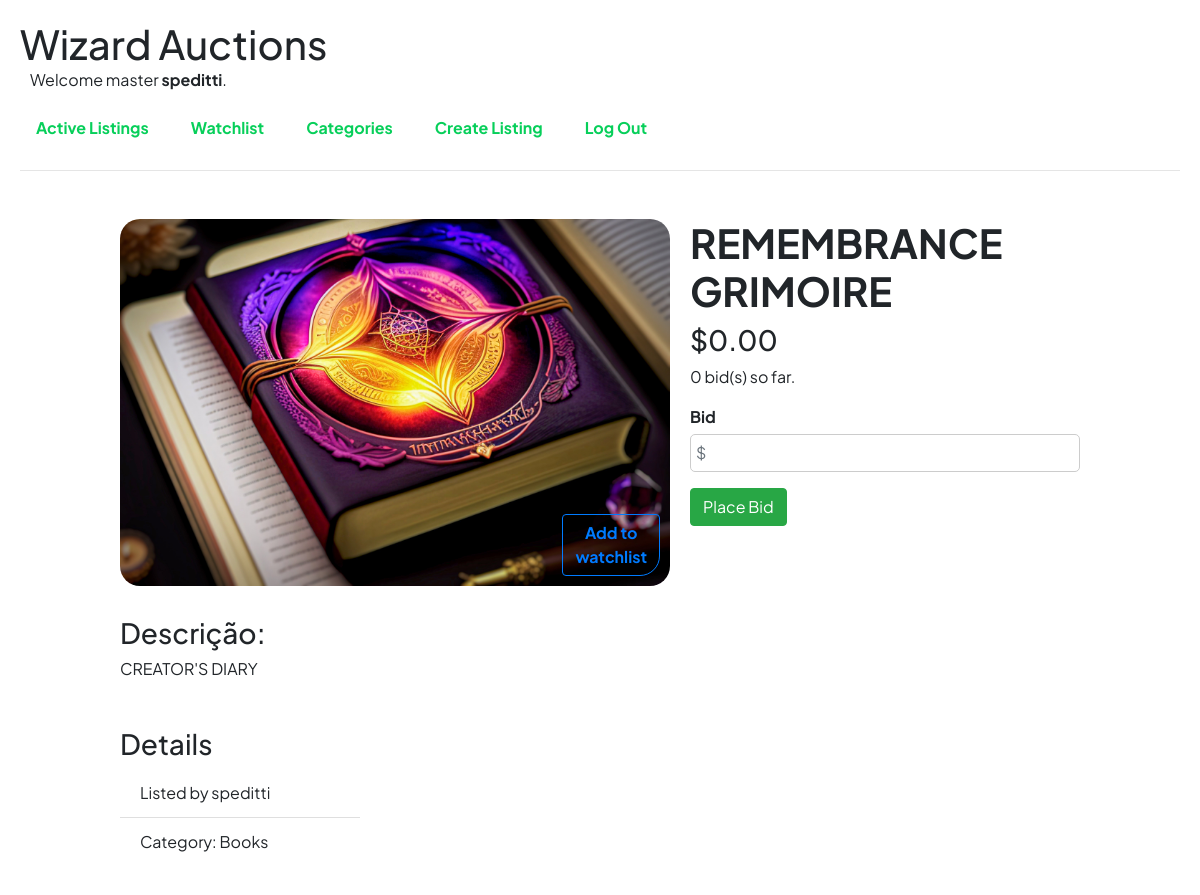
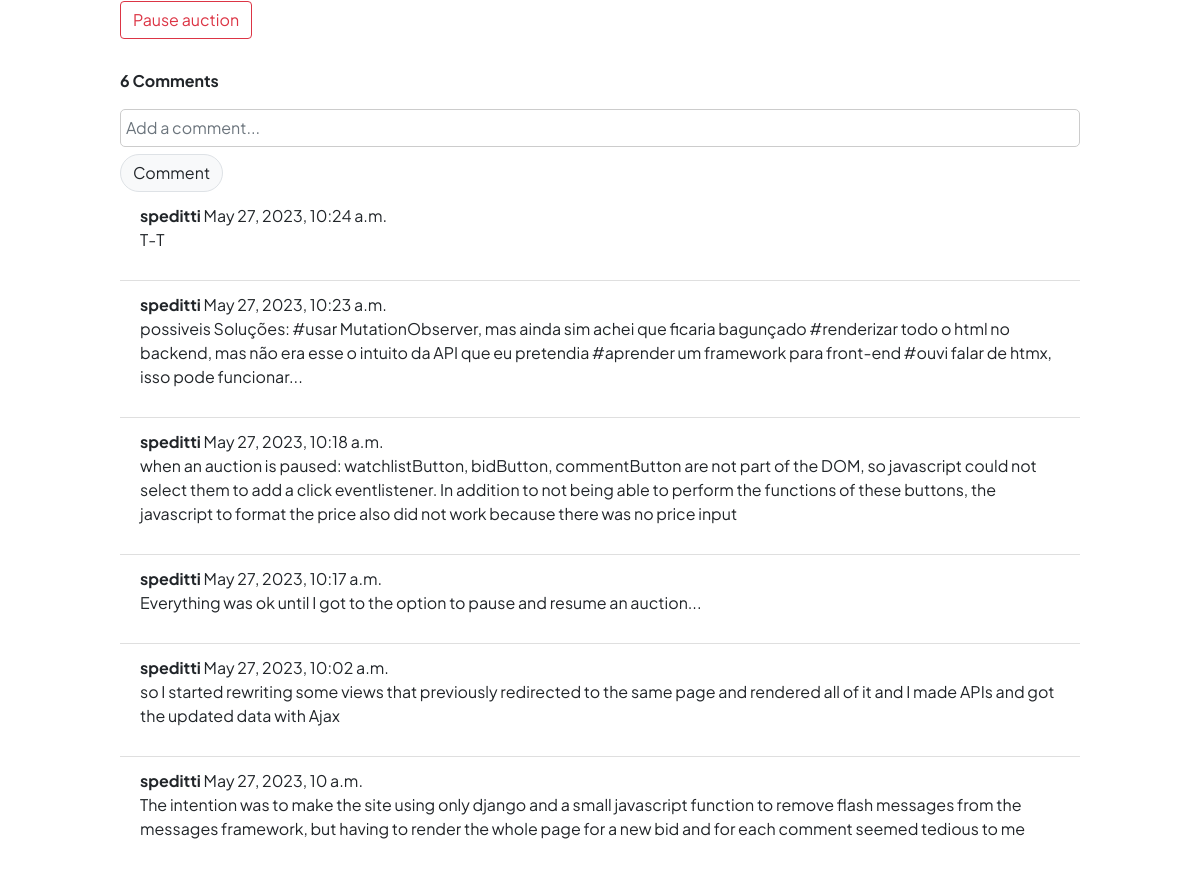
Page /listing_page/1 (signed in) on the committed database (2 pictures, top to bottom).
### auctions/models.py (models this page shows, shortened)
class User(AbstractUser):
    pass

class Listing(models.Model):
    title = models.CharField(max_length=30)
    date = models.DateTimeField(auto_now_add=True)
    author = models.ForeignKey('User', on_delete=models.CASCADE, related_name='author_listings')
    description = models.TextField(blank=True)
    picture = models.ImageField(blank=True, null=True)
    category = models.ForeignKey('Category', on_delete=models.CASCADE, related_name='listings', blank=True, null=True)
    active = models.BooleanField(default=True)
    def __str__(self) -> str:
        return f"{self.title}"

class Category(models.Model):
    name = models.CharField(max_length=30, unique=True)
    def __str__(self) -> str:
        return f"{self.name}"

class Comments(models.Model):
    text = models.TextField()
    user = models.ForeignKey('User', on_delete=models.CASCADE, related_name='comments')
    listing = models.ForeignKey('Listing', on_delete=models.CASCADE, related_name='comments')
    date = models.DateTimeField(auto_now_add=True)
    def __str__(self) -> str:
        return f"{self.text}"

### auctions/views.py (the view)
# urls.py: path("listing_page/<int:listing_id>", views.listing_page, name="listing_page"),
def listing_page(request, listing_id):
    listing = get_object_or_404(Listing, pk=listing_id)
    try:
        watchlist = Watchlist.objects.get(listing=listing, user=request.user)
    except (ObjectDoesNotExist, TypeError):
        watchlist = False
    return render(request, "auctions/listing_page.html", {
        "listing":listing,
        "in_watchlist": watchlist,
        "comments": Comments.objects.filter(listing=listing).order_by("-date")
    })

### auctions/templatetags/price_format.py (called while the page is built, shortened)
@register.filter(name="currency_format")
@stringfilter
def format_to_currency(num: str) -> str:
    num = format_string_as_int(num)
    num = put_cents(num)
    num = put_comma_every_three_digits(num)
    return num

def format_string_as_int(string: str) -> str:
    num = ''
    first_digit_found = False
    for char in string:
        if not first_digit_found and '1' <= char <= '9':
            first_digit_found = True
        if first_digit_found and '0' <= char <= '9':
            num = ''.join((num, char))
    return num or '0'

def put_cents(num: str) -> str:
    digits = len(num)
    match digits:
        case 1:
            num = ''.join(('0.0', num))
        case 2:
            num = ''.join(('0.', num))
        case _:
            num = '.'.join((num[:-2], num[-2::]))
    return num

def put_comma_every_three_digits(num: str) -> str:
    digits, DECIMAL_PLACES, MIN_DIGITS_TO_PUT_COMMA = len(num), 3, 4
    if digits - DECIMAL_PLACES < MIN_DIGITS_TO_PUT_COMMA: return num

### auctions/templates/auctions/listing_page.html (shortened to what this page needs)
{% extends "auctions/layout.html" %}
{% load price_format %}
{% load static %}
{% block body %}
<div class="container">
  <div class="listing-page-flex">
    <div class="main-info">
      <div class="listing-img-container">
        {% if listing.picture %}
          <img class="listing-img"
          src="{% static listing.picture %}"
          alt="{{ listing }}">
        {% endif %}
        {% if user.is_authenticated %}
          <div class="watchlist">
            {% if in_watchlist %}
            <button id="watchlist" data-action="{% url 'watchlist_change_state' listing.id %}" data-new_state="remove_watchlist" class="btn btn-primary watchlist">Remove from watchlist</button>
            {% else %}
            <button id="watchlist" data-action="{% url 'watchlist_change_state' listing.id %}" data-new_state="in_watchlist" class="btn btn-outline-primary watchlist" >Add to watchlist</button>
            {% endif %}
          </div>
        {% endif %}
      </div>
      <div class="container-info">
        <h2 class="listing-title"><strong>{{ listing }}</strong></h2>
        <div class="bid-section">
          <h3 id="bid_price">${{ listing.bids.last|currency_format }}</h3>
          <p class="bid-text">
            {{ listing.bids.count }} bid(s) so far.
          </p>
          {% if user.is_authenticated %}
            <div class="bids">
              {% if listing.active %}
                <div class="bid-input form-group">
                  <label for="price" class="form-label">Bid</label>
                  <input id="bid" name="bid" required type="text" aria-label="Dollar amount" class="form-control" placeholder="$">
                  <button id="bid_button" data-action="{% url 'place_bid' %}" class="btn btn-success mt-3">Place Bid</button>
                </div>
              {% else %}
                <div class="alert alert-info" role="alert">
                  Listing no longer active{% if user.id == listing.bids.last.user.id %}, you won! {% endif %}
                </div>
              {% endif %}
            </div>
          {% endif %}
        </div>
      </div>
    </div>
    <div class="description">
      {% if listing.description %}
        <h3>Descrição: </h3>
        <p>{{ listing.description|capfirst }}</p>
      {% endif %}
    </div>
    <div class="details w-25">
      <h3>Details</h3>
      <ul class="list-group list-group-flush">
        <li class="list-group-item">Listed by {{ listing.author }}</li>
        <li class="list-group-item">Category: {{ listing.category|default_if_none:"Not Listed" }}</li>
      </ul>
    </div>
    <div class="config">
      {% if user.is_authenticated and user.id == listing.author.id %}
        <div class="listing_state">
          <form action="{% url 'listing_state' listing.id %}" method="post">
            {% if listing.active %}
            <button id="auction_state" name="change_state_to" value="close_auction" class="btn btn-outline-danger">Pause auction</button>
            {% else %}
            <button id="auction_state"  name="change_state_to" value="open_auction" class="btn btn-outline-secondary">Resume auction</button>
            {% endif %}
          </form>
        </div>
      {% endif %}
    </div>
    <div class="comments mb-3">
      <p><strong>{{ comments.count }} Comments</strong></p>
      {% if user.is_authenticated and listing.active %}
        <div class="send-comment">
          <input id="comment" name="comment" type="text" class="form-control" placeholder="Add a comment..." aria-label="add comment" autocomplete="off">
          <button id="comment_button" data-action="{% url 'comments' listing.id %}" type="submit" class="btn btn-light rounded-pill border">Comment</button>
        </div>
      {% endif %}
      <ul id="comment_section" class="list-group list-group-flush">
        {% for comment in comments %}
          <li class="list-group-item">
            <div class="comment-header">
              <strong>{{ comment.user.username }}</strong>
              <span>{{ comment.date }}</span>
            </div>
            <p>{{ comment }}</p>
          </li>
        {% endfor %}
      </ul>
    </div>
  </div>
</div>
{% endblock %}

### auctions/templates/auctions/layout.html (shortened to what this page needs)
{% load static %}
<!DOCTYPE html>
<html lang="en">
    <head>
        <link rel="stylesheet" href="https://stackpath.bootstrapcdn.com/bootstrap/4.4.1/css/bootstrap.min.css">
        <link href="{% static 'auctions/styles.css' %}" rel="stylesheet">
    </head>
    <body>
        <div class="header">
            <h1>Wizard Auctions</h1>
            <div class="user">
                {% if user.is_authenticated %}
                    Welcome master <strong>{{ user.username }}</strong>.
                {% else %}
                    hello muggle :p
                {% endif %}
            </div>
        </div>
        <ul class="nav">
            <li class="nav-item">
                <a class="nav-link" href="{% url 'index' %}">Active Listings</a>
            </li>
            {% if user.is_authenticated %}
                <li class="nav-item">
                <a class="nav-link" href="{% url 'watchlist' %}">Watchlist</a>
                </li>
                <li class="nav-item">
                <a class="nav-link" href="{% url 'categories' %}">Categories</a>
                </li>
                <li class="nav-item">
                <a class="nav-link" href="{% url 'create_listing' %}">Create Listing</a>
                </li>
                <li class="nav-item">
                <a class="nav-link" href="{% url 'logout' %}">Log Out</a>
                </li>
            {% endif %}
        </ul>
        <hr>
        {% block body %}
        {% endblock %}
    </body>
</html>

### auctions/static/auctions/styles.css (style rules this page uses)
body { padding: 20px; font-family: 'Plus Jakarta Sans', sans-serif; }
.form-group { margin-bottom: 20px; }
.form-label { display: block; margin-bottom: 5px; font-weight: bold; }
.form-control { width: 100%; padding: 5px; border: 1px solid #ccc; border-radius: 5px; }
.header h1 { margin: 0; }
.user { margin-bottom: 10px; margin-left: 10px; }
.nav { list-style-type: none; margin: 0; padding: 0; overflow: hidden; }
.nav li { float: left; margin-right: 10px; }
.nav li a { display: block; color: hsl(145, 93%, 42%); text-align: center; padding: 14px 16px; text-decoration: none; font-weight: bold; transition: color 0.2s ease-in-out; }
h2 { font-size: 2.5rem; }
.main-info { max-width: 1000px; display: flex; gap: 20px; justify-content: left; }
.container { margin-top: 3rem; display: flex; justify-content: center; }
.container-info { margin: 0; max-width: 400px; }
.listing-title { word-wrap: break-word; }
.listing-page-flex { width: 80vw; display: flex; gap: 30px; flex-direction: column; }
.listing-img { border-radius: 20px; min-height: 300px; max-height: 650px; width: 550px; width: 550px; object-fit: cover; }
.listing-img-container { position: relative; }
.watchlist { position: absolute; font-weight: bold; bottom: 5px; right: 5px; border-bottom-right-radius: 20px; }
.btn-light { margin-top: 7px; }
@media screen and (min-width: 600px) { .listing-page-flex { flex-direction: column; } }

### rows in the picture
User: username "speditti"
Listing: picture (picture), title "REMEMBRANCE GRIMOIRE", bids.last "0.00", bids.count "0", description "CREATOR'S DIARY", author "speditti", category "Books"
Comments: user.username "speditti", date "May 27, 2023, 10:24 a.m.", text "T-T"
Comments: user.username "speditti", date "May 27, 2023, 10:23 a.m.", text "possiveis Soluções: #usar MutationObserver, mas ainda sim achei que ficaria bagunçado #renderizar todo o html no backend, mas não era esse o intuito da API que eu pretendia #aprender um framework para front-end #ouvi falar de htmx, isso pode funcionar..."
Comments: user.username "speditti", date "May 27, 2023, 10:18 a.m.", text "when an auction is paused: watchlistButton, bidButton, commentButton are not part of the DOM, so javascript could not select them to add a click eventlistener. In addition to not being able to perform the functions of these buttons, the javascript to format the price also did not work because there was no price input"
Comments: user.username "speditti", date "May 27, 2023, 10:17 a.m.", text "Everything was ok until I got to the option to pause and resume an auction..."
Comments: user.username "speditti", date "May 27, 2023, 10:02 a.m.", text "so I started rewriting some views that previously redirected to the same page and rendered all of it and I made APIs and got the updated data with Ajax"
Comments: user.username "speditti", date "May 27, 2023, 10 a.m.", text "The intention was to make the site using only django and a small javascript function to remove flash messages from the messages framework, but having to render the whole page for a new bid and for each comment seemed tedious to me"

### other values in the picture
{{ comments.count }} "6"
